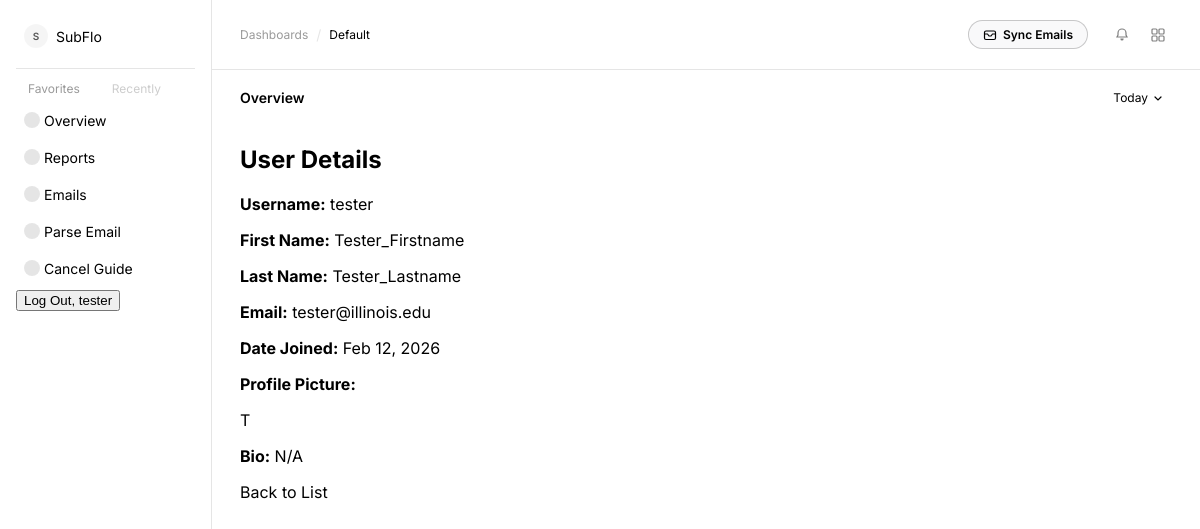
Page /accounts/ (signed in) on the committed database.
### accounts/models.py (models this page shows, shortened)
class UserProfile(models.Model):
    id = models.UUIDField(primary_key=True, default=uuid.uuid4, editable=False, verbose_name="Profile ID")
    user = models.OneToOneField(User, on_delete=models.CASCADE, related_name='profile') # Link to Django's built-in User model
    email_access_granted = models.BooleanField(default=False, verbose_name="Email Access Granted") # Flag for email access permission
    last_processed_date = models.DateTimeField(null=True, blank=True, verbose_name="Last Processed Date") # Timestamp of last email processing
    class Meta:
        verbose_name = "User Profile"
        verbose_name_plural = "User Profiles"
        ordering = ("user",)

### accounts/views.py (the view)
# urls.py: path("", AccountDetail.as_view(), name="account-detail-url"),
class AccountDetail(LoginRequiredMixin, View):
    def get(self, request):
        user_detail = get_object_or_404(UserProfile, user=request.user)
        return render(
            request,
            'accounts/user_detail.html',
            {
                'user_detail': user_detail,
            },
        )

### templates/accounts/user_detail.html (shortened to what this page needs)
{% extends "base.html" %}
{% block content %}
    <div class="bg-white shadow-md rounded-lg p-6 mb-4 dark:bg-gray-800 dark:shadow-gray-700">
        <h2 class="text-2xl font-semibold mb-4 text-gray-900 dark:text-white">User Details</h2>
        <div class="grid grid-cols-1 md:grid-cols-2 gap-4">
            <div>
                <p class="text-gray-700 dark:text-gray-300"><strong>Username:</strong> {{ user_detail.user.username }}</p>
                <p class="text-gray-700 dark:text-gray-300"><strong>First Name:</strong> {{ user_detail.user.first_name|default:"N/A" }}</p>
                <p class="text-gray-700 dark:text-gray-300"><strong>Last Name:</strong> {{ user_detail.user.last_name|default:"N/A" }}</p>
                <p class="text-gray-700 dark:text-gray-300"><strong>Email:</strong> {{ user_detail.user.email|default:"N/A" }}</p>
                <p class="text-gray-700 dark:text-gray-300"><strong>Date Joined:</strong> {{ user_detail.user.date_joined|date:"M d, Y" }}</p>
            </div>
            <div>
                <p class="text-gray-700 dark:text-gray-300"><strong>Profile Picture:</strong></p>
                {% if user_detail.profile_picture %}
                    <img src="{{ user_detail.profile_picture.url }}" alt="Profile Picture" class="rounded-full w-24 h-24 object-cover">
                {% else %}
                    <div class="w-24 h-24 rounded-full bg-gray-300 dark:bg-gray-700 flex items-center justify-center text-gray-700 dark:text-gray-300 font-medium">
                        {{ user_detail.user.username|slice:':1'|upper }}
                    </div>
                {% endif %}
                <p class="text-gray-700 dark:text-gray-300"><strong>Bio:</strong> {{ user_detail.bio|default:"N/A" }}</p>
            </div>
        </div>
        <div class="mt-6">
            <a href="{% url 'subscription-list-url' %}" class="inline-block bg-gray-200 hover:bg-gray-300 text-gray-800 font-medium py-2 px-4 rounded-md transition duration-200 dark:bg-gray-300 dark:hover:bg-gray-500 dark:text-gray-200">
                Back to List
            </a>
        </div>
    </div>
{% endblock %}

### templates/base.html (shortened to what this page needs)
{% load static %}
<!DOCTYPE html>
<html lang="en">
<head>
  <link href="{% static 'css/globals.css' %}" rel="stylesheet">
  <link href="{% static 'css/styleguide.css' %}" rel="stylesheet">
  <link href="{% static 'css/design-system.css' %}" rel="stylesheet">
  <link href="{% static 'css/dashboard.css' %}" rel="stylesheet">
</head>
<body data-spacing-mode="standard" data-colors-mode="snowui-light" data-corner-radius-mode="standard">
<div class="shell" x-data="{ sideOpen: false }">
  <aside class="sidebar">
    <a href="{% url 'subscription-list-url' %}" class="sidebar-logo">
      <div class="avatar-sm">S</div>
      <span class="sidebar-name">SubFlo</span>
    </a>
    <div class="sidebar-group">
      <button class="sidebar-btn">Favorites</button>
      <button class="sidebar-btn muted">Recently</button>
    </div>
    {% if user.is_authenticated %}
      <a href="{% url 'subscription-list-url' %}" class="sidebar-item">
        <div class="dot-icon"></div>
        <span>Overview</span>
      </a>
      <a href="{% url 'reports-url' %}" class="sidebar-item">
        <div class="dot-icon"></div>
        <span>Reports</span>
      </a>
      <a href="{% url 'email_message_list-url' %}" class="sidebar-item">
        <div class="dot-icon"></div>
        <span>Emails</span>
      </a>
      <a href="{% url 'subscriptions:parse_email' %}" class="sidebar-item">
        <div class="dot-icon"></div>
        <span>Parse Email</span>
      </a>
      <a href="{% url 'subscriptions:cancel_guide' %}" class="sidebar-item">
        <div class="dot-icon"></div>
        <span>Cancel Guide</span>
      </a>
    {% endif %}
    {% if user.is_authenticated %}
      <form action="{% url 'logout_urlpattern' %}" method="post" class="ms-auto">
        <button class="btn btn-sm btn-outline-light" type="submit">
          Log Out, {{ user.get_username }}
        </button>
      </form>
    {% else %}
      <a class="btn btn-sm btn-outline-light ms-auto" href="{% url 'login_urlpattern' %}">Log In</a>
    {% endif %}
  </aside>
  <div class="main">
    <header class="header">
      <nav class="breadcrumb">
        <a href="{% url 'subscription-list-url' %}">Dashboards</a>
        <span class="sep">/</span>
        <button class="active">Default</button>
      </nav>
      <div class="header-right">
        {% if user.is_authenticated %}
        <button
          id="scrape-btn"
          type="button"
          onclick="runScrape()"
          style="
            display: inline-flex;
            align-items: center;
            gap: 6px;
            padding: 6px 14px;
            border-radius: 9999px;
            border: 1px solid var(--colors-black-20);
            background-color: var(--colors-background-2);
            color: var(--colors-black-100);
            font-family: var(--14-regular-font-family);
            font-size: var(--12-regular-font-size);
            font-weight: 600;
            cursor: pointer;
            transition: background-color 0.15s ease, opacity 0.15s ease;
            white-space: nowrap;
          "
          onmouseover="if(!this.disabled) this.style.backgroundColor='var(--colors-black-4)'"
          onmouseout="this.style.backgroundColor='var(--colors-background-2)'"
        >
          <svg id="scrape-icon" width="14" height="14" viewBox="0 0 14 14" fill="none">
            <rect x="1.5" y="3" width="11" height="8.5" rx="1.5" stroke="currentColor" stroke-width="1.2"/>
            <path d="M1.5 6h3l1.5 2h2L9.5 6h3" stroke="currentColor" stroke-width="1.2" stroke-linejoin="round"/>
          </svg>
          <span id="scrape-label">Sync Emails</span>
        </button>
        {% endif %}
        <div class="header-icons">
          <button class="icon-btn" type="button" aria-label="Notifications">
            <svg viewBox="0 0 16 16" fill="none"><path d="M8 2a4 4 0 014 4v2l1 2H3l1-2V6a4 4 0 014-4zm-1 10h2a1 1 0 01-2 0z" stroke="#000" stroke-width="1.2"/></svg>
          </button>
          <button class="icon-btn" type="button" aria-label="Menu">
          </button>
        </div>
      </div>
    </header>
    {% block page_title %}
    <div class="page-title-row">
      <span class="page-title">Overview</span>
      <button class="today-btn" type="button">
        Today
        <svg width="12" height="12" viewBox="0 0 12 12" fill="none"><path d="M3 5l3 3 3-3" stroke="#000" stroke-width="1.2" stroke-linecap="round"/></svg>
      </button>
    </div>
    {% endblock %}
    <div class="content">
      <div class="dashboard">
        {% block content %}{% endblock %}
      </div>
    </div>
  </div>
</div>
</body>
</html>

### static/css/globals.css (style rules this page uses)
:root { --static-black100: rgba(0, 0, 0, 1); --14-regular-font-family: "Inter", Helvetica, sans-serif; --14-regular-font-weight: 400; --14-regular-font-size: 14px; --14-regular-letter-spacing: 0px; --14-regular-line-height: 20px; --14-regular-font-style: normal; --24-semibold-font-family: "Inter", Helvetica, sans-serif; --24-semibold-font-weight: 600; --24-semibold-font-size: 24px; --24-semibold-letter-spacing: 0px; --24-semibold-line-height: 32px; --24-semibold-font-style: normal; --12-regular-font-family: "Inter", Helvetica, sans-serif; --12-regular-font-weight: 400; --12-regular-font-size: 12px; --12-regular-letter-spacing: 0px; --12-regular-line-height: 16px; --12-regular-font-style: normal; --14-semibold-font-family: "Inter", Helvetica, sans-serif; --14-semibold-font-weight: 600; --14-semibold-font-size: 14px; --14-semibold-letter-spacing: 0px; --14-semibold-line-height: 20px; --14-semibold-font-style: normal; --spacing-4: 4px; --spacing-8: 8px; --spacing-16: 16px; --spacing-24: 24px; --spacing-28: 28px; --spacing-12-duplicate: 12px; --corner-radius-12: 12px; --corner-radius-20: 20px; --corner-radius-80: 80px; --corner-radius-8-duplicate: 8px; --colors-black-100: rgba(0, 0, 0, 1); --colors-black-40: rgba(0, 0, 0, 0.4); --colors-black-4: rgba(0, 0, 0, 0.04); --colors-black-20: rgba(0, 0, 0, 0.2); --colors-background-5: rgba(230, 241, 253, 1); --colors-background-2: rgba(249, 249, 250, 1); --colors-labels-secondary: rgba(60, 60, 67, 0.6); --accent-green: #71dd8c; --accent-teal: #6be6d3; --accent-blue: #7dbbff; --visibility-1-visibility-1: initial; --gap: 18px; --sidebar-w: 212px; --rightbar-w: 260px; --spacing-4-duplicate: 4px; --spacing-8-duplicate: 8px; --spacing-12-duplicate: 12px; --spacing-16: 16px; --spacing-20-duplicate: 20px; --spacing-28: 28px; --corner-radius-4: 4px; --corner-radius-8: 8px; --corner-radius-12: 12px; --corner-radius-20: 20px; --corner-radius-24: 24px; --corner-radius-80: 80px; --corner-radius-16-duplicate: 16px; --spacing-radius-8: 8px; --spacing-size-28: 28px; --icon-size-28-duplicate: 28px; --icon-size-24-duplicate: 24px; --colors-background-1: rgba(255, 255, 255, 1); --colors-black-10: rgba(0, 0, 0, 0.1); --colors-secondary-mint: rgba(107, 230, 211, 1); --colors-primary: var(--colors-black-100); --colors-secondary-blue: rgba(125, 187, 255, 1); --colors-secondary-purple: rgba(184, 153, 235, 1); --colors-secondary-green: rgba(113, 221, 140, 1); --colors-secondary-cyan: rgba(160, 188, 232, 1); --colors-secondary-indigo: rgba(173, 173, 251, 1); --colors-background-4: rgba(237, 238, 252, 1); --static-black80: rgba(0, 0, 0, 0.8); --static-white100: rgba(255, 255, 255, 1); }

### static/css/styleguide.css (style rules this page uses)
[data-spacing-mode="standard"] { --spacing-4: 4px; --spacing-8: 8px; --spacing-16: 16px; --spacing-24: 24px; --spacing-28: 28px; --spacing-12-duplicate: 12px; }
[data-corner-radius-mode="standard"] { --corner-radius-12: 12px; --corner-radius-20: 20px; --corner-radius-80: 80px; --corner-radius-8-duplicate: 8px; }
[data-colors-mode="snowui-light"] { --colors-black-100: rgba(0, 0, 0, 1); --colors-black-40: rgba(0, 0, 0, 0.4); --colors-black-4: rgba(0, 0, 0, 0.04); --colors-black-20: rgba(0, 0, 0, 0.2); --colors-background-5: rgba(230, 241, 253, 1); --colors-background-2: rgba(249, 249, 250, 1); }

### rows in the picture
UserProfile: user.username "tester", user.first_name "Tester_Firstname", user.last_name "Tester_Lastname", user.email "tester@illinois.edu", user.date_joined "Feb 12, 2026", user.username "T"

### other values in the picture
{{ user.get_username }} "tester"
{{ user_detail.bio|default:"N/A" }} "N/A"
